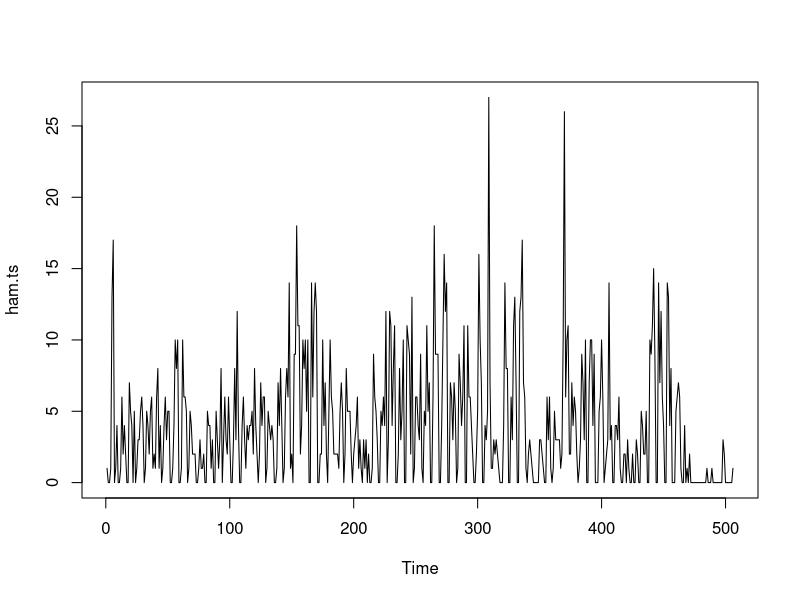
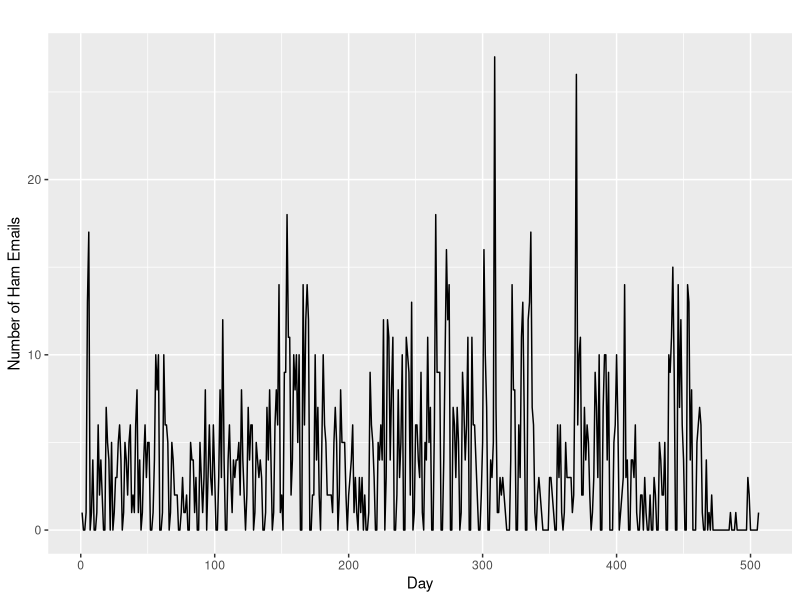
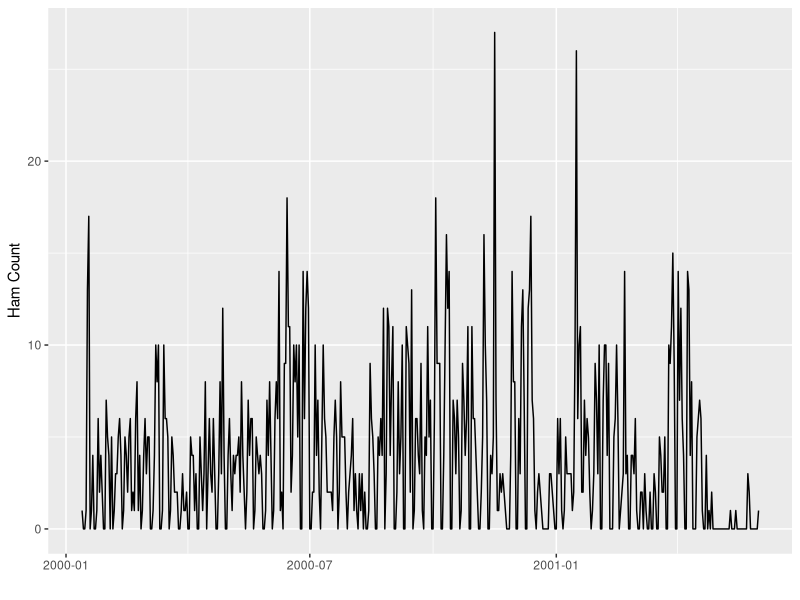
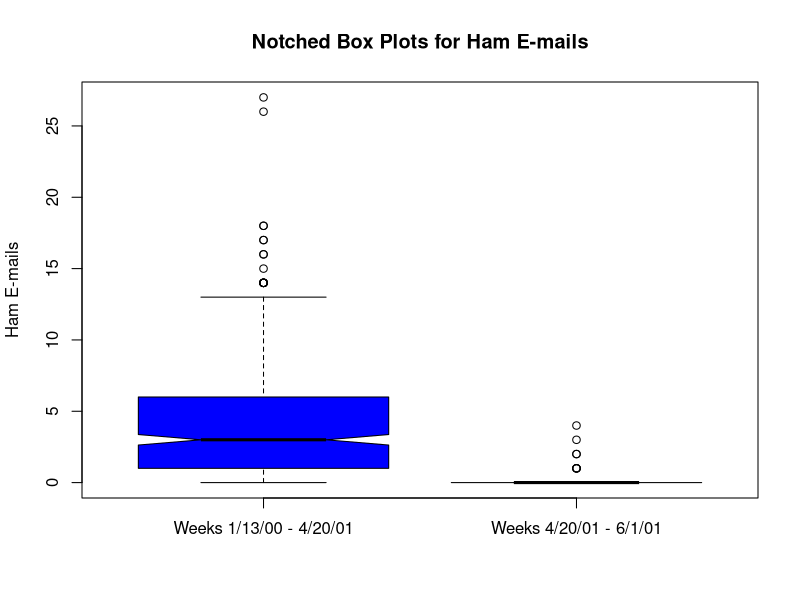
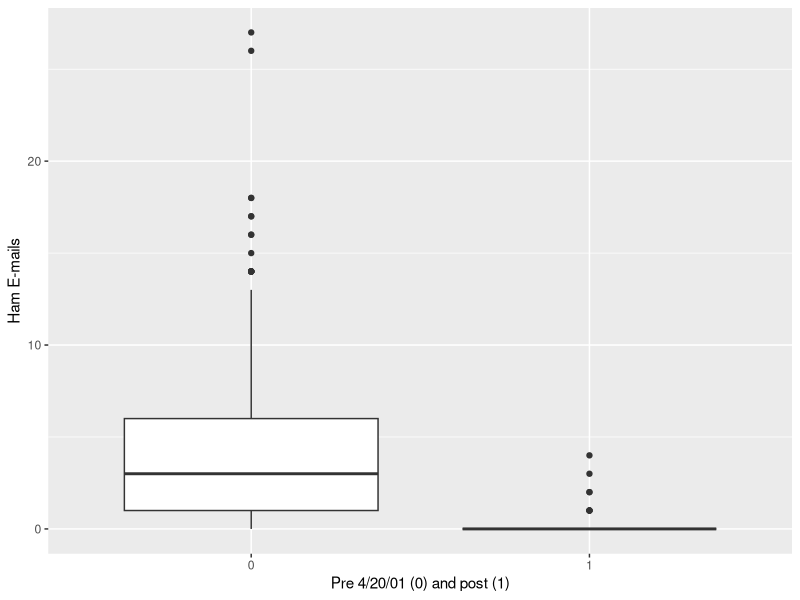
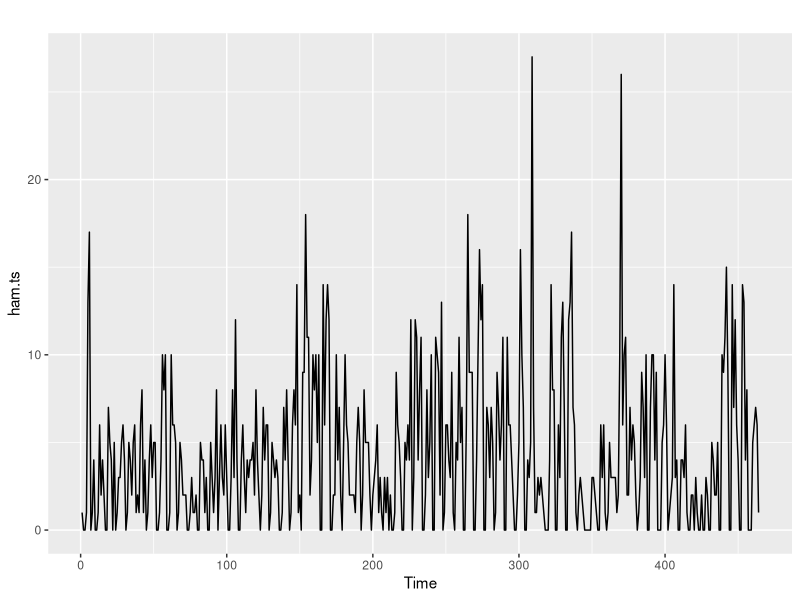
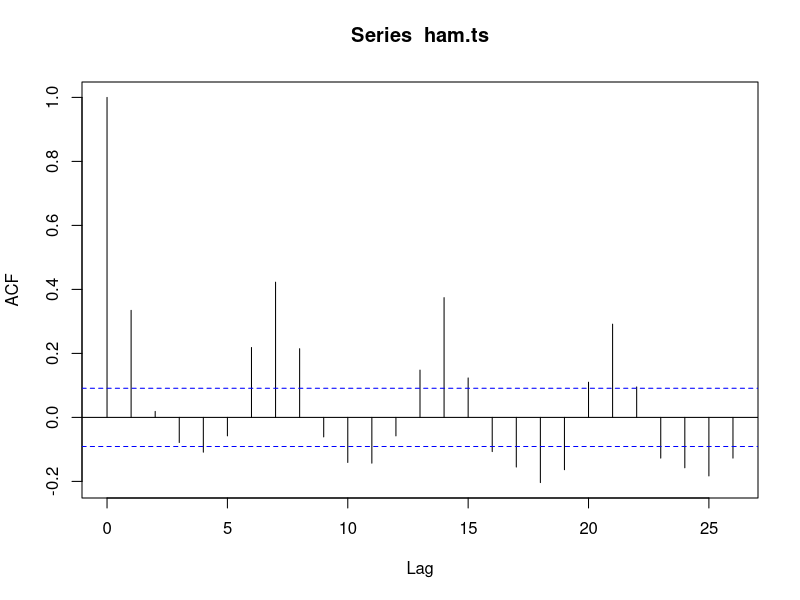
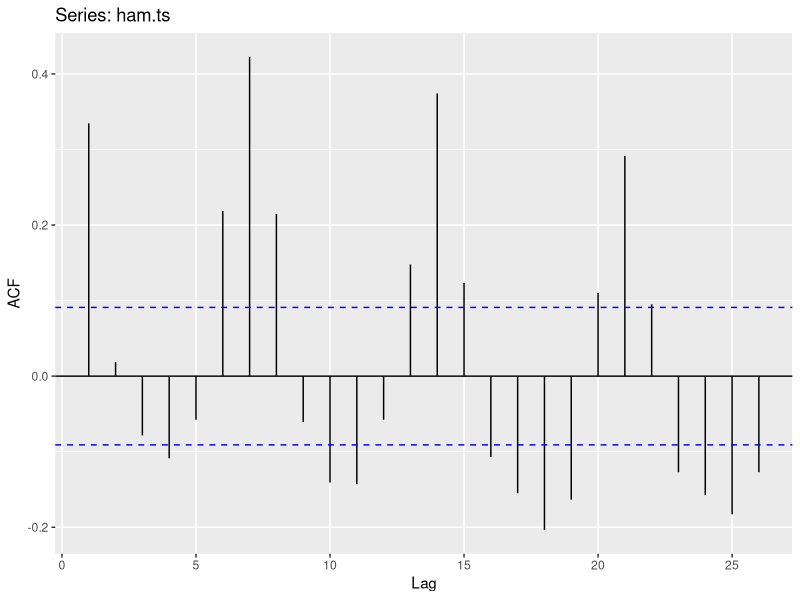

Recreate these plots in R, in order.
#************************************************************
#
#  			SPAM Filter  
#			Time Series Analysis 
#
#
#************************************************************


#*****************************
#
# Load the data & source files
#
#*****************************
datadir <- "C:/Users/Student/OneDrive - University of Virginia/Documents/SYS4021/In Class/Data"
sourcedir <- "C:/Users/Student/OneDrive - University of Virginia/Documents/SYS4021/In Class"

##load the 'ham_ts.csv' and 'spam_ts.csv' into ham and spam variables repectively
setwd(datadir)
ham<-read.table('ham_ts.csv',header=T,sep=',')
spam<-read.table('spam_ts.csv',header=T,sep=',')
setwd(sourcedir)

##summarize the new ham data set, what do you notice?  what are the variables, ranges?
summary(ham)

##summarize the new spam data set, what do you notice?  what are the variables, ranges?
summary(spam)

##use the ts() command to get a time series of ham amount using ham data from all years
ham.ts<-ts(ham$count)

##use the ts() command to get a time series of spam amount using spam data from all years
spam.ts<-ts(spam$count)

##load libraries (install them if necessary)
library(forecast)
library(tidyverse)
library(lubridate)
library(ggplot2)

#*****************************
# Observations
#     &  
# Model trend, seasonality
#*****************************

##Plot the time series you created for ham, ham.ts.
plot(ham.ts)
autoplot(ham.ts,ylab="Number of Ham Emails",xlab="Day")

date <- ham %>% select(year, month, day) %>% mutate(date = make_datetime(year,month,day))
ham$date <- date$date
ggplot(ham, aes(x=date,y=count)) + geom_line() + ylab("Ham Count") + xlab("")

#What do you observe in the ham time series?

##The daily time series for ham.ts shows a change in sampling during the last six weeks. 

#Notched box plots for days 1:464 and days 465:506
boxplot(ham.ts[1:464], ham.ts[465:506], notch = T, ylab = 'Ham E-mails', 
        names = c('Weeks 1/13/00 - 4/20/01', 'Weeks 4/20/01 - 6/1/01'), 
        main = 'Notched Box Plots for Ham E-mails', col = c('blue', 'red'))

ham$set <- rep(0,length(ham$count))
ham$set[465:506] <- rep(1,length(ham$count[465:506]))
ggplot(ham, aes(x=as.factor(set),y=count)) + geom_boxplot() + 
  ylab('Ham E-mails') + xlab('Pre 4/20/01 (0) and post (1)')

##To test for this change we can perform a Wilcoxon test 
# of the means for ham.ts for days 1:464 and days 465:506
wilcox.test(ham.ts[1:464],ham.ts[465:506])

#Remove the last six weeks from ham.ts
ham.ts <-ts(ham$count[1:464])
autoplot(ham.ts)

ham <- ham[1:464,]

#Use the acf() command on your created time series for ham.
acf(ham.ts)
ggAcf(ham.ts)

#Do you notice any seasonality in ham?

##Weekly periodicity.

##Plot the time series you created for spam, spam.ts.
autoplot(spam.ts,ylab="Number of Spam Emails",xlab="Day")

date <- spam %>% select(year, month, day) %>% mutate(date = make_datetime(year,month,day))
spam$date <- date$date
ggplot(spam, aes(x=date,y=count)) + geom_line() + ylab("Spam Count") + xlab("")

#What do you observe in the spam time series?

##Not anything obvious, potentially weekly seasonality


#Use the acf() command on your created time series for spam.
ggAcf(spam.ts)

#Do you notice any seasonality in spam?

##Not as obvious but a potentially weekly periodicity.

#Model trend of spam

#Create a new variable time.spam which is a matrix of (length(spam.ts))
time.spam<-c(1:(length(spam.ts)))

#Build a new model, spam.trend which predicts spam.ts based on the time variable, time.spam
spam.trend<-lm(spam.ts~time.spam)

##use the summary() command on spam.trend. Is time significant in predicting spam frequency?
summary(spam.trend)

#Plot the trend line for spam.ts
plot(spam.ts)
abline(spam.trend,col='red')

ggplot(spam, aes(x=date,y=count)) + geom_line() + 
  stat_smooth(method="lm",col="red") + ylab("Spam Emails")

#Model trend of ham

#Create a new variable time.ham which is a matrix of (length(ham.ts))
time.ham<-c(1:length(ham.ts))

#Build a new model, ham.trend, which predicts ham.ts based on the time variable, time.ham
ham.trend<-lm(ham.ts~time.ham)
summary(ham.trend)

#Plot the trend line for ham.ts
ggplot(ham, aes(x=date,y=count)) + geom_line() + 
  stat_smooth(method="lm",col="red") + ylab("Ham Emails")


#Model the seasonality for ham data set using dummy variables. Use day of the week as the interval.

ham.day <- time.ham %% 7
ham.day <-as.factor(time.ham %% 7) 

#January 13, 2000, Thursday is first day of ham e-mail time series
##It's better to change the level values into 'F,Sa,S,M,T,W,Th' for understanding

Day <- rep(NA, length(ham.ts))
Day[which((time.ham %% 7)    == 1)] <- "Th"  
Day[which((time.ham %% 7)    == 2)] <- "F"
Day[which((time.ham %% 7)    == 3)] <- "Sa"
Day[which((time.ham %% 7)    == 4)] <- "S"
Day[which((time.ham %% 7)    == 5)] <- "M"
Day[which((time.ham %% 7)    == 6)] <- "T"
Day[which((time.ham %% 7)    == 0)] <- "W"
Day <- as.factor(Day)

contrasts(Day)

#What is the base case?




#Build a model ham.trendseason to model the trend and seasonality of ham.
ham.trendseason<-lm(ham.ts~time.ham+Day)


#Is ham.trendseason significant?
summary(ham.trendseason) 


# plot ham.trendseason
plot(ham.ts)
lines(ts(ham.trendseason$fitted.values),col="red")

ggplot(ham, aes(x=date,y=count)) + geom_line() + ylab("Ham Emails") +
  geom_line(aes(x=date,y=ham.trendseason$fitted.values), color="red")
